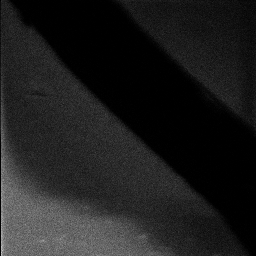
%> input picture P6 MATLAB-Resolution-DeconvIBT-Erf/Imset1-Gold-Current4pA.tif, 256 x 256 px
$ octave ImResSet1D13Cur4pARawFinalErfFunction.m   (GNU Octave 9; MATLAB toolbox functions it lacks are replaced by stand-ins)
%> lines starting %> are read from the running program, lines starting %| are printed output that depends on the picture
### P6 MATLAB-Resolution-DeconvIBT-Erf/tiffstackloading.m
function out = tiffstackloading(fname)
%> called with fname = 'Imset1-Gold-Current4pA.tif'


%fname = 'C:\Users\ahmet\Documents\MATLAB\mathMIBIdata\04082019deconv\SUM_mbrducell1x-2.tif';

tiff_info = imfinfo(fname); % return tiff structure, one element per image
tiff_stack = imread(fname, 1) ; % read in first image
%> tiff_stack is the input picture: size 256x256 uint16; min 0, max 201, mean 30.3
%concatenate each successive tiff to tiff_stack
for ii = 2 : size(tiff_info, 1)
    temp_tiff = imread(fname, ii);
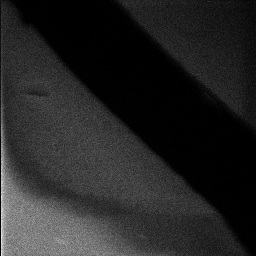
%> temp_tiff: size 256x256 uint16; min 0, max 244, mean 37.3
    tiff_stack = cat(3 , tiff_stack, temp_tiff);
end

out=tiff_stack;

end

### P1 Deconv-IBT/deconvIBTsubfunctions/deconvhybimg2.m
function deconvresult=deconvhybimg2(imgraw,n_itr,file_h)
%0.076 was ps
ps =0.058;     % sensor pixel size (um)%was 2
intp = 1;       % interpolation ratio (for raw image only, PSF should be high-resolution in the first place.)
Bkg_S = 0;      % background subtraction on raw image or not (1:yes, 0:no)

%read image to be deconvolved
file_img=imgraw;
Img=uint16(file_img);
Img = mean(Img,3);       % use the intensity
if Bkg_S == 1
    [n,xout] = hist(Img(:),100);
    bkg_I = mean(xout(n==max(n)));
    Img = Img - bkg_I;      % substract the background
end

[Hm Wm] = size(Img);
xm = (0:Wm-1)*ps;
ym = (0:Hm-1)*ps;

% prepare h
%  h = double(imread(file_h));
 h=file_h;
border_h = [h(1,1:end-1),(h(1:end-1,end))',h(end,2:end),(h(2:end,1))'];
[n,xout] = hist(border_h,length(border_h));
bkg_h = mean(xout(n==max(n)));
h = h-bkg_h;
h = h./sum(h(:));   % normalize
h = padarray(h,[intp-1 intp-1],0,'post');    % pad the PSF to make the matrix dimension = intp*N

%perform Lucy Richardson Deconvolution
% WT = zeros(size(Imgb));
% WT(5:end-4,5:end-4) = 1;

DampTh = 0;     % threshold for damping
Imgb = interp2(xm,ym,Img,xm(1):ps/intp:xm(end),(ym(1):ps/intp:ym(end))');
J = deconvlucy({Imgb},h,n_itr,DampTh);
% [J lagra]= deconvreg({Imgb},h,0);
%  [J,ps]= deconvblind({Imgb},h,10);
deconvresult=J{2};

end

### P1 Deconv-IBT/deconvIBTsubfunctions/nonIsotropicGaussianPSF.m
function [outKer] = nonIsotropicGaussianPSF(inSigma,varargin)
%% NONISOTROPICGAUSSIANPSF - Creates a isotropic / non isotropic 3D Gaussian kernel.
%Uses the Statistical toolbox if installed (mvnpdf). Works without Statistical Toolbox, but slower and
% with higher limitation when it comes to the size of the PSF support..
%
% Syntax:  [outKer]     = nonIsotropicPSF(inSigma)
%                                  = nonIsotropicPSF(inSigma,sizeDomain)
%                                  = nonIsotropicPSF(inSigma,sizeDomain,precision)
% Inputs:
%    inSigma - scalar (isotropic) or 3x1 vector with the standard deviation of the Gaussian kernel (reminder :
%    sigma=FWHM/(2*sqrt(2*ln(2))) )
%   sizeDomain (optional) - Define the size of the support of the PSF (default: 2.1*max(inSigma))
%   precision (optional) - Add 'single' as input to calculate in single precision (default: double).
%   The precision is important when using the function without the Statistical Toolbox.
%
% Outputs:
%    outKer - 3D non isotropic Gaussian kernel
%
% Example:
%   outKer = nonIsotropicGaussianPSF([5.12 5.9 5.8],3);
%   If Out of Memory, try :
%   outKer = nonIsotropicGaussianPSF([5.12 5.9 5.8],3,'single');
%
% Other m-files required: areTheseToolboxesInstalled (added in this file)
% Subfunctions: none
% MAT-files required: none

% Author: Christopher Coello
% Work address: Preclinical PET/CT Unit
% Email address: s.c.coello@medisin.uio.no
% Website: http://www.med.uio.no/imb/english/services/public/pet/
% 2012/03/13; Last revision: 2012/03/16
% Created with Matlab version: 7.13.0.564 (R2011b)
%%
% Init
outKer=0;
% Input check
switch length(varargin),
    case 2
        if strcmp(varargin{2},'single'),
            indS=1;
        else
            display('Wrong precision argument. Only single is accepted (default : double)');return;
        end
        extentSupport=varargin{1};
    case 1
        if isnumeric(varargin{1})
            extentSupport=varargin{1};
            indS=0;
        elseif strcmp(varargin{1},'single'),
            indS=1;
            extentSupport=2.1;
        else
            display('Wrong precision argument. Only single is accepted (default : double)');return;
        end
    otherwise
        extentSupport=2.1;
        indS=0;
end

% Defines the covariance matrix
if isscalar(inSigma),
    inSigma=ones(3,1)*inSigma;
end
if indS,
    S=single(diag(inSigma));
else
    S=diag(inSigma);
end

% Defines the size of the kernel in relation with the Gaussian properties
supportSize=ceil(extentSupport*max(inSigma));

% Initialise the volume where the kernel is to be drawn
[X,Y,Z]=meshgrid(-supportSize:1:supportSize);

% Put it in columns
if indS,
    coord=single([X(:) Y(:) Z(:)]);
else
    coord=[X(:) Y(:) Z(:)];
end
mu=mean(coord);

% Define the output size
outsize=size(X);


if (areTheseToolboxesInstalled('Statistics Toolbox')),

    %with statistics toolbox
    clear X Y Z

    % Check mvnpdf help for details on this function
    p = mvnpdf(coord, mu, S);

    % Output vector is reshaped to volume.
    outKer=reshape(p,outsize);

else

    %without statistics toolbox

    % Calculates the amplitude of the PSF
    if indS,
        AmplitudePSF=single(1/((2*pi)^(3/2)*det(S)^(1/2)));
    else
        AmplitudePSF=1/((2*pi)^(3/2)*det(S)^(1/2));
    end

    % Center the volume
    clear coord
    if indS,
        c_coord=single([X(:)-mu(1) Y(:)-mu(2) Z(:)-mu(3)]);
    else
        c_coord=[X(:)-mu(1) Y(:)-mu(2) Z(:)-mu(3)];
    end

    % Apply the equation of the Gaussian distribution
    T_hand=AmplitudePSF*exp(-0.5*c_coord*(S^-1)*c_coord');

    % Reshape to volume
    outKer=reshape(diag(T_hand),outsize);

end

% Check if the support is big enough
if ((1-sum(outKer(:)))*100>0.01),
    display(['Warning : ' num2str((1-sum(outKer(:)))*100) '% of the Gaussian is outside the domain.'])
    display('If not acceptable, widen the domain of the PSF by defining a superior second argument (default: 2.1*max(inSigma)).')
end


function tf = areTheseToolboxesInstalled(requiredToolboxes)
%ARETHESETOOLBOXESINSTALLED takes a cell array of toolbox names and checks whether they are currently installed
% SYNOPSIS tf = areTheseToolboxesInstalled(requiredToolboxes)
%
% INPUT requiredToolboxes: cell array with toolbox names to test for. Eg.
%        {'MATLAB','Image Processing Toolbox'}
%
% OUTPUT tf: true or false if the required toolboxes are installed or not
%%%%%%%%%%%%%%%%%%%%%%%%%%

% get all installed toolbox names
v = ver;

% collect the names in a cell array
[installedToolboxes{1:length(v)}] = deal(v.Name);

% check
tf = all(ismember(requiredToolboxes,installedToolboxes));

### P6 MATLAB-Resolution-DeconvIBT-Erf/ImResSet1D13Cur4pARawFinalErfFunction.m
clear all;close all;clc;


zvis=2;
zstart=1;
zend=5;

tsStack = tiffstackloading('Imset1-Gold-Current4pA.tif');
% imagesc(abs(tsStack(:,:,zvis)));colormap(gray(256));axis image
[rows, columns, numSlices] = size(tsStack);
%> rows = 256; columns = 256; numSlices = 5
outputImage = zeros(rows, columns); % Or whatever class you want.
outKer = nonIsotropicGaussianPSF([3 3 3],3,'single');

for i= zstart : zend

    outputImage=imadd(outputImage,double(tsStack(:,:,i)));

end
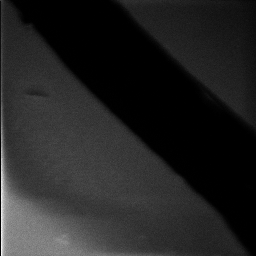
%> outputImage: size 256x256 double; min 0, max 1349, mean 192.9; drawn with min black and max white
figure;imagesc(outputImage);colormap('gray');axis image
niteration=10;
Image1proc=deconvhybimg2(outputImage,niteration,outKer(:,:,9));
%> the run ends on the next line
